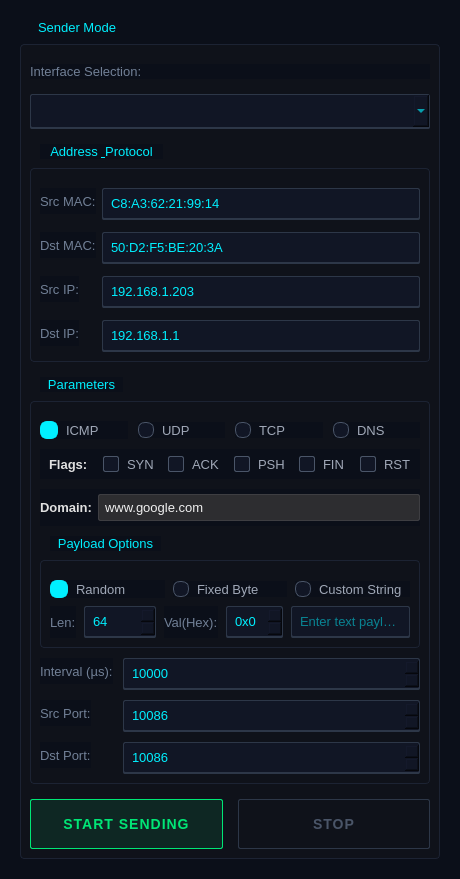
<?xml version="1.0" encoding="UTF-8"?>
<ui version="4.0">
 <class>MainWindow</class>
 <widget class="QMainWindow" name="MainWindow">
  <property name="geometry">
   <rect>
    <x>0</x>
    <y>0</y>
    <width>460</width>
    <height>780</height>
   </rect>
  </property>
  <property name="windowTitle">
   <string>Packet Storm</string>
  </property>
  <property name="styleSheet">
   <string notr="true">
   /* =======================================================
      GLOBAL SETTINGS (全局设置)
      强制所有控件使用 JetBrains Mono，营造终端感
      ======================================================= */
   * {
       font-family: "JetBrains Mono", "Consolas", monospace;
       font-size: 13px;
       color: #a0a8b7; /* 默认文字颜色：灰白，避免刺眼 */
   }

   QMainWindow, QWidget {
       background-color: #0b0f19; /* 极深蓝黑色背景 */
   }

   /* =======================================================
      GROUP BOX (分组框 - 模块化设计)
      科技感的细边框，青色标题
      ======================================================= */
   QGroupBox {
       border: 1px solid #1c2333; /* 暗淡的边框 */
       border-radius: 4px;
       margin-top: 24px; /* 为标题留出空间 */
       padding-top: 10px;
       background-color: #0f121a; /* 比背景稍亮，形成层级 */
   }

   QGroupBox::title {
       subcontrol-origin: margin;
       subcontrol-position: top left;
       left: 10px;
       padding: 0 6px;
       color: #00f0ff; /* 赛博朋克核心色：青色 */
       font-weight: bold;
       background-color: #0b0f19; /* 遮挡住边框线 */
   }

   /* =======================================================
      LABELS (标签)
      稍微调暗，让数据更突出
      ======================================================= */
   QLabel {
       color: #718096;
       font-weight: normal;
   }

   /* =======================================================
      INPUT FIELDS (输入框 - 核心数据区)
      黑底、亮字、底部发光线条
      ======================================================= */
   QLineEdit, QSpinBox, QComboBox {
       background-color: #111625;
       border: 1px solid #2d3748;
       border-bottom: 2px solid #2d3748; /* 默认底部暗色 */
       border-radius: 2px;
       color: #00f0ff; /* 输入的数据显示为高亮青色 */
       padding: 6px;
       selection-background-color: #00f0ff;
       selection-color: #000000;
   }

   /* 鼠标悬停 */
   QLineEdit:hover, QSpinBox:hover, QComboBox:hover {
       background-color: #151a2b;
       border-color: #4a5568;
   }

   /* 获得焦点（输入时）：底部线条变亮，产生通电感 */
   QLineEdit:focus, QSpinBox:focus, QComboBox:focus {
       background-color: #151a2b;
       border: 1px solid #00f0ff; /* 全边框发光 */
       border-bottom: 2px solid #00f0ff;
       color: #ffffff; /* 输入时文字变白，更清晰 */
   }

   /* 下拉框弹出的列表样式 */
   QComboBox QAbstractItemView {
       background-color: #111625;
       color: #00f0ff;
       border: 1px solid #2d3748;
       selection-background-color: #2d3748;
       selection-color: #00f0ff;
   }

   /* =======================================================
      RADIO  CHECKBOX (单选/复选框)
      自定义绘制，去除系统默认的土气样式
      ======================================================= */
   QRadioButton, QCheckBox {
       spacing: 8px;
       color: #a0a8b7;
   }

   QRadioButton::indicator {
       width: 14px;
       height: 14px;
       border-radius: 7px;
       border: 1px solid #4a5568;
       background-color: #111625;
   }

   QRadioButton::indicator:checked {
       border: 2px solid #00f0ff;
       background-color: #00f0ff; /* 选中变实心青色 */
   }

   QCheckBox::indicator {
       width: 14px;
       height: 14px;
       border-radius: 2px;
       border: 1px solid #4a5568;
       background-color: #111625;
   }

   QCheckBox::indicator:checked {
       border: 1px solid #00f0ff;
       background-color: #00f0ff;
   }



/* =======================================================
   BUTTONS (点击Start后彻底熄灭)
   ======================================================= */

QPushButton {
    border: none;
    border-radius: 2px;
    padding: 12px;
    font-weight: bold;
    font-size: 14px;
    letter-spacing: 1px;
}

/* --- START 按钮 (正常状态：亮绿) --- */
QPushButton#btnStartSend {
    background-color: rgba(0, 230, 118, 0.1);
    border: 1px solid #00e676;
    color: #00e676;
}

QPushButton#btnStartSend:hover {
    background-color: rgba(0, 230, 118, 0.2);
    border: 1px solid #ffffff;
    color: #ffffff;
}

/* --- [修改点] START 按钮 (禁用状态：完全熄灭) --- */
/* 这里直接使用了和 STOP 按钮禁用态一样的颜色，彻底变灰 */
QPushButton#btnStartSend:disabled {
    background-color: transparent; /* 透明背景 */
    border: 1px solid #2d3748;     /* 暗灰边框 */
    color: #4a5568;                /* 暗灰文字 */
}


/* --- STOP 按钮 (正常状态：警报红) --- */
QPushButton#btnStopSend {
    background-color: rgba(255, 23, 68, 0.1);
    border: 1px solid #ff1744;
    color: #ff1744;
}

QPushButton#btnStopSend:hover {
    background-color: #ff1744;
    color: #ffffff;
}

/* --- STOP 按钮 (禁用状态：隐形/暗淡) --- */
QPushButton#btnStopSend:disabled {
    background-color: transparent;
    border: 1px solid #2d3748;
    color: #4a5568;
}
   </string>
  </property>
  <widget class="QWidget" name="centralwidget">
   <layout class="QHBoxLayout" name="horizontalLayout_Main">
    <property name="spacing">
     <number>20</number>
    </property>
    <property name="leftMargin">
     <number>20</number>
    </property>
    <property name="topMargin">
     <number>20</number>
    </property>
    <property name="rightMargin">
     <number>20</number>
    </property>
    <property name="bottomMargin">
     <number>20</number>
    </property>
    <item>
     <widget class="QGroupBox" name="grpSender">
      <property name="minimumSize">
       <size>
        <width>420</width>
        <height>0</height>
       </size>
      </property>
      <property name="maximumSize">
       <size>
        <width>420</width>
        <height>16777215</height>
       </size>
      </property>
      <property name="title">
       <string>Sender Mode</string>
      </property>
      <layout class="QVBoxLayout" name="verticalLayout_Left">
       <property name="spacing">
        <number>15</number>
       </property>
       <item>
        <widget class="QLabel" name="lblTxInt">
         <property name="text">
          <string>Interface Selection:</string>
         </property>
        </widget>
       </item>
       <item>
        <widget class="QComboBox" name="comboInterfaceTx">
         <property name="minimumSize">
          <size>
           <width>0</width>
           <height>35</height>
          </size>
         </property>
        </widget>
       </item>
       <item>
        <widget class="QGroupBox" name="grpAddr">
         <property name="title">
          <string>Address &amp; Protocol</string>
         </property>
         <layout class="QFormLayout" name="formLayout">
          <property name="verticalSpacing">
           <number>12</number>
          </property>
          <item row="0" column="0">
           <widget class="QLabel" name="l1">
            <property name="text">
             <string>Src MAC:</string>
            </property>
           </widget>
          </item>
          <item row="0" column="1">
           <widget class="QLineEdit" name="editSrcMac">
            <property name="text">
             <string>C8:A3:62:21:99:14</string>
            </property>
           </widget>
          </item>
          <item row="1" column="0">
           <widget class="QLabel" name="l2">
            <property name="text">
             <string>Dst MAC:</string>
            </property>
           </widget>
          </item>
          <item row="1" column="1">
           <widget class="QLineEdit" name="editDstMac">
            <property name="text">
             <string>50:D2:F5:BE:20:3A</string>
            </property>
           </widget>
          </item>
          <item row="2" column="0">
           <widget class="QLabel" name="l3">
            <property name="text">
             <string>Src IP:</string>
            </property>
           </widget>
          </item>
          <item row="2" column="1">
           <widget class="QLineEdit" name="editSrcIp">
            <property name="text">
             <string>192.168.1.203</string>
            </property>
           </widget>
          </item>
          <item row="3" column="0">
           <widget class="QLabel" name="l4">
            <property name="text">
             <string>Dst IP:</string>
            </property>
           </widget>
          </item>
          <item row="3" column="1">
           <widget class="QLineEdit" name="editDstIp">
            <property name="text">
             <string>192.168.1.1</string>
            </property>
           </widget>
          </item>
         </layout>
        </widget>
       </item>
       <item>
        <widget class="QGroupBox" name="grpParam">
         <property name="title">
          <string>Parameters</string>
         </property>
         <layout class="QVBoxLayout" name="vlParam">
          <property name="spacing">
           <number>10</number>
          </property>
          <item>
           <layout class="QHBoxLayout" name="hlProto">
            <item>
             <widget class="QRadioButton" name="rbIcmp">
              <property name="text">
               <string>ICMP</string>
              </property>
              <property name="checked">
               <bool>true</bool>
              </property>
             </widget>
            </item>
            <item>
             <widget class="QRadioButton" name="rbUdp">
              <property name="text">
               <string>UDP</string>
              </property>
             </widget>
            </item>
            <item>
             <widget class="QRadioButton" name="rbTcp">
              <property name="text">
               <string>TCP</string>
              </property>
             </widget>
            </item>
            <item>
             <widget class="QRadioButton" name="rbDns">
              <property name="text">
               <string>DNS</string>
              </property>
             </widget>
            </item>
           </layout>
          </item>
          <item>
           <widget class="QFrame" name="containerTcpFlags">
            <property name="frameShape">
             <enum>QFrame::NoFrame</enum>
            </property>
            <property name="frameShadow">
             <enum>QFrame::Plain</enum>
            </property>
            <layout class="QHBoxLayout" name="hlTcpFlags">
             <property name="spacing">
              <number>15</number>
             </property>
             <property name="topMargin">
              <number>5</number>
             </property>
             <property name="bottomMargin">
              <number>5</number>
             </property>
             <item>
              <widget class="QLabel" name="lblFlags">
               <property name="styleSheet">
                <string>color: #E0E0E0; font-weight: bold;</string>
               </property>
               <property name="text">
                <string>Flags:</string>
               </property>
              </widget>
             </item>
             <item>
              <widget class="QCheckBox" name="chkSyn">
               <property name="cursor">
                <cursorShape>PointingHandCursor</cursorShape>
               </property>
               <property name="text">
                <string>SYN</string>
               </property>
               <property name="checked">
                <bool>false</bool>
               </property>
              </widget>
             </item>
             <item>
              <widget class="QCheckBox" name="chkAck">
               <property name="cursor">
                <cursorShape>PointingHandCursor</cursorShape>
               </property>
               <property name="text">
                <string>ACK</string>
               </property>
              </widget>
             </item>
             <item>
              <widget class="QCheckBox" name="chkPsh">
               <property name="cursor">
                <cursorShape>PointingHandCursor</cursorShape>
               </property>
               <property name="text">
                <string>PSH</string>
               </property>
              </widget>
             </item>
             <item>
              <widget class="QCheckBox" name="chkFin">
               <property name="cursor">
                <cursorShape>PointingHandCursor</cursorShape>
               </property>
               <property name="text">
                <string>FIN</string>
               </property>
              </widget>
             </item>
             <item>
              <widget class="QCheckBox" name="chkRst">
               <property name="cursor">
                <cursorShape>PointingHandCursor</cursorShape>
               </property>
               <property name="text">
                <string>RST</string>
               </property>
              </widget>
             </item>
             <item>
              <spacer name="spacerFlags">
               <property name="orientation">
                <enum>Qt::Orientation::Horizontal</enum>
               </property>
               <property name="sizeHint" stdset="0">
                <size>
                 <width>40</width>
                 <height>20</height>
                </size>
               </property>
              </spacer>
             </item>
            </layout>
           </widget>
          </item>
          <item>
           <widget class="QFrame" name="containerDns">
            <property name="frameShape">
             <enum>QFrame::NoFrame</enum>
            </property>
            <property name="frameShadow">
             <enum>QFrame::Plain</enum>
            </property>
            <layout class="QHBoxLayout" name="hlDns">
             <property name="leftMargin">
              <number>0</number>
             </property>
             <property name="topMargin">
              <number>5</number>
             </property>
             <property name="rightMargin">
              <number>0</number>
             </property>
             <property name="bottomMargin">
              <number>5</number>
             </property>
             <item>
              <widget class="QLabel" name="lblDomain">
               <property name="styleSheet">
                <string>color: #E0E0E0; font-weight: bold;</string>
               </property>
               <property name="text">
                <string>Domain:</string>
               </property>
              </widget>
             </item>
             <item>
              <widget class="QLineEdit" name="editDomain">
               <property name="styleSheet">
                <string>background-color: #2D2D30; color: #F0F0F0; border: 1px solid #3E3E42; padding: 4px;</string>
               </property>
               <property name="text">
                <string>www.google.com</string>
               </property>
               <property name="placeholderText">
                <string>e.g. example.com</string>
               </property>
              </widget>
             </item>
            </layout>
           </widget>
          </item>
          <item>
           <widget class="QGroupBox" name="grpPayload">
            <property name="title">
             <string>Payload Options</string>
            </property>
            <layout class="QVBoxLayout" name="vlPayload">
             <property name="spacing">
              <number>8</number>
             </property>
             <item>
              <layout class="QHBoxLayout" name="hlPayMode">
               <item>
                <widget class="QRadioButton" name="rbPayRandom">
                 <property name="text">
                  <string>Random</string>
                 </property>
                 <property name="checked">
                  <bool>true</bool>
                 </property>
                </widget>
               </item>
               <item>
                <widget class="QRadioButton" name="rbPayFixed">
                 <property name="text">
                  <string>Fixed Byte</string>
                 </property>
                </widget>
               </item>
               <item>
                <widget class="QRadioButton" name="rbPayCustom">
                 <property name="text">
                  <string>Custom String</string>
                 </property>
                </widget>
               </item>
              </layout>
             </item>
             <item>
              <layout class="QHBoxLayout" name="hlPayDetail">
               <item>
                <widget class="QLabel" name="lblLen">
                 <property name="text">
                  <string>Len:</string>
                 </property>
                </widget>
               </item>
               <item>
                <widget class="QSpinBox" name="spinPktLen">
                 <property name="minimum">
                  <number>0</number>
                 </property>
                 <property name="maximum">
                  <number>65500</number>
                 </property>
                 <property name="value">
                  <number>64</number>
                 </property>
                </widget>
               </item>
               <item>
                <widget class="QLabel" name="lblFixVal">
                 <property name="text">
                  <string>Val(Hex):</string>
                 </property>
                </widget>
               </item>
               <item>
                <widget class="QSpinBox" name="spinFixVal">
                 <property name="displayIntegerBase">
                  <number>16</number>
                 </property>
                 <property name="prefix">
                  <string>0x</string>
                 </property>
                 <property name="maximum">
                  <number>255</number>
                 </property>
                </widget>
               </item>
               <item>
                <widget class="QLineEdit" name="editCustomData">
                 <property name="placeholderText">
                  <string>Enter text payload...</string>
                 </property>
                 <property name="visible">
                  <bool>false</bool>
                 </property>
                </widget>
               </item>
              </layout>
             </item>
            </layout>
           </widget>
          </item>
          <item>
           <layout class="QFormLayout" name="formLayout_Param">
            <property name="labelAlignment">
             <set>Qt::AlignmentFlag::AlignLeading|Qt::AlignmentFlag::AlignLeft|Qt::AlignmentFlag::AlignVCenter</set>
            </property>
            <item row="0" column="0">
             <widget class="QLabel" name="lblIntVal">
              <property name="text">
               <string>Interval (µs):</string>
              </property>
             </widget>
            </item>
            <item row="0" column="1">
             <widget class="QSpinBox" name="spinInterval">
              <property name="maximum">
               <number>10000000</number>
              </property>
              <property name="singleStep">
               <number>1000</number>
              </property>
              <property name="value">
               <number>10000</number>
              </property>
             </widget>
            </item>
            <item row="1" column="0">
             <widget class="QLabel" name="lblSPort">
              <property name="text">
               <string>Src Port:</string>
              </property>
             </widget>
            </item>
            <item row="1" column="1">
             <widget class="QSpinBox" name="spinSrcPort">
              <property name="enabled">
               <bool>false</bool>
              </property>
              <property name="minimum">
               <number>1</number>
              </property>
              <property name="maximum">
               <number>65535</number>
              </property>
              <property name="value">
               <number>10086</number>
              </property>
             </widget>
            </item>
            <item row="2" column="0">
             <widget class="QLabel" name="lblDPort">
              <property name="text">
               <string>Dst Port:</string>
              </property>
             </widget>
            </item>
            <item row="2" column="1">
             <widget class="QSpinBox" name="spinDstPort">
              <property name="enabled">
               <bool>false</bool>
              </property>
              <property name="minimum">
               <number>1</number>
              </property>
              <property name="maximum">
               <number>65535</number>
              </property>
              <property name="value">
               <number>10086</number>
              </property>
             </widget>
            </item>
            </layout>
          </item>
         </layout>
        </widget>
       </item>
       <item>
        <layout class="QHBoxLayout" name="hlBtnTx">
         <item>
          <widget class="QPushButton" name="btnStartSend">
           <property name="minimumSize">
            <size>
             <width>0</width>
             <height>50</height>
            </size>
           </property>
           <property name="text">
            <string>START SENDING</string>
           </property>
          </widget>
         </item>
         <item>
          <widget class="QPushButton" name="btnStopSend">
           <property name="enabled">
            <bool>false</bool>
           </property>
           <property name="minimumSize">
            <size>
             <width>0</width>
             <height>50</height>
            </size>
           </property>
           <property name="text">
            <string>STOP</string>
           </property>
          </widget>
         </item>
        </layout>
       </item>
       <item>
        <spacer name="spacerLeft">
         <property name="orientation">
          <enum>Qt::Orientation::Vertical</enum>
         </property>
         <property name="sizeHint" stdset="0">
          <size>
           <width>20</width>
           <height>40</height>
          </size>
         </property>
        </spacer>
       </item>
      </layout>
     </widget>
    </item>
   </layout>
  </widget>
 </widget>
 <resources/>
 <connections/>
</ui>
